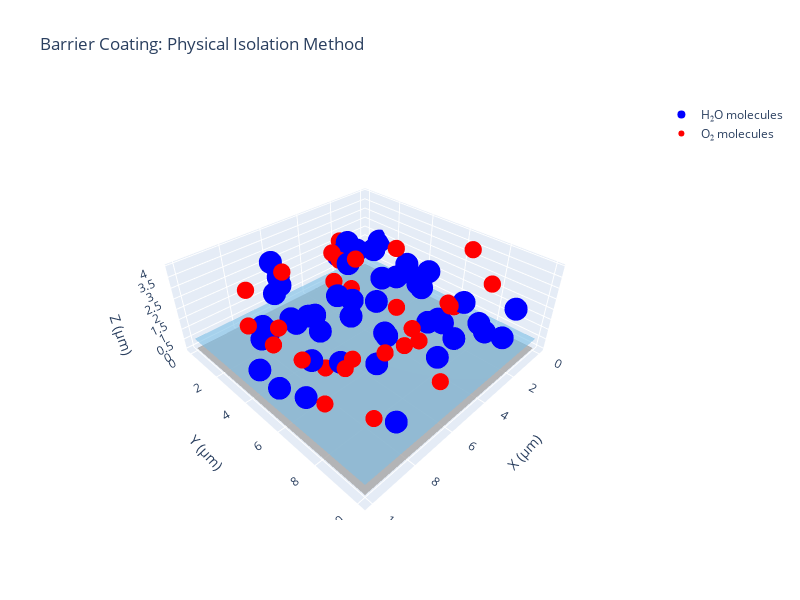
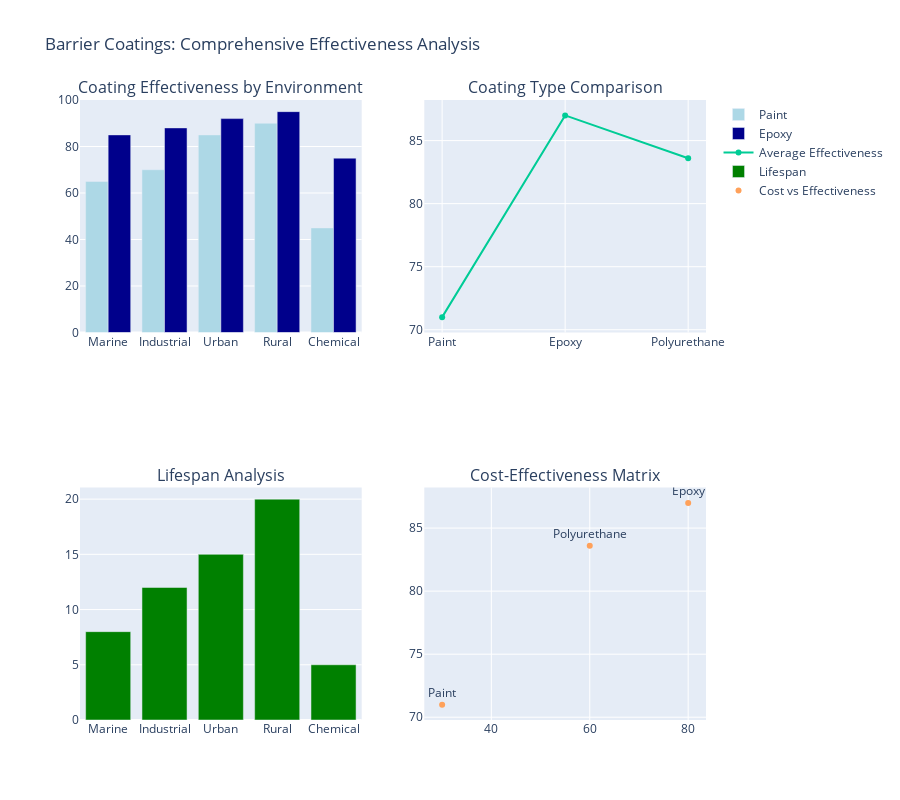

Write notebook code for charts like these, in order.
### Code cell
# Cell 1: Barrier Coatings Prevention Method
import numpy as np
import matplotlib.pyplot as plt
from mpl_toolkits.mplot3d import Axes3D
import plotly.graph_objects as go
import plotly.express as px
from plotly.subplots import make_subplots
import pandas as pd

# Barrier Coatings 3D Visualization
def create_barrier_coating_3d():
    # Create 3D scene showing metal surface with coating barrier
    fig = go.Figure()
    
    # Metal surface (steel)
    x_metal = np.linspace(0, 10, 20)
    y_metal = np.linspace(0, 10, 20)
    X_metal, Y_metal = np.meshgrid(x_metal, y_metal)
    Z_metal = np.zeros_like(X_metal)
    
    # Coating layer
    Z_coating = np.ones_like(X_metal) * 0.5
    
    # Add metal surface
    fig.add_trace(go.Surface(
        x=X_metal, y=Y_metal, z=Z_metal,
        colorscale='greys', name='Steel Surface',
        showscale=False, opacity=0.8
    ))
    
    # Add coating layer
    fig.add_trace(go.Surface(
        x=X_metal, y=Y_metal, z=Z_coating,
        colorscale='blues', name='Barrier Coating',
        showscale=False, opacity=0.6
    ))
    
    # Add water molecules (H2O)
    n_water = 50
    water_x = np.random.uniform(0, 10, n_water)
    water_y = np.random.uniform(0, 10, n_water)
    water_z = np.random.uniform(1, 3, n_water)
    
    fig.add_trace(go.Scatter3d(
        x=water_x, y=water_y, z=water_z,
        mode='markers',
        marker=dict(size=8, color='blue', symbol='circle'),
        name='H₂O molecules'
    ))
    
    # Add oxygen molecules (O2)
    n_oxygen = 30
    oxygen_x = np.random.uniform(0, 10, n_oxygen)
    oxygen_y = np.random.uniform(0, 10, n_oxygen)
    oxygen_z = np.random.uniform(1.5, 4, n_oxygen)
    
    fig.add_trace(go.Scatter3d(
        x=oxygen_x, y=oxygen_y, z=oxygen_z,
        mode='markers',
        marker=dict(size=6, color='red', symbol='circle'),
        name='O₂ molecules'
    ))
    
    fig.update_layout(
        title='Barrier Coating: Physical Isolation Method',
        scene=dict(
            xaxis_title='X (μm)',
            yaxis_title='Y (μm)',
            zaxis_title='Z (μm)',
            camera=dict(eye=dict(x=1.5, y=1.5, z=1.5))
        ),
        width=800, height=600
    )
    
    return fig

# Barrier Coating Effectiveness Data
barrier_effectiveness_data = {
    'Environment': ['Marine', 'Industrial', 'Urban', 'Rural', 'Chemical'],
    'Paint_Effectiveness': [65, 70, 85, 90, 45],  # % protection
    'Epoxy_Effectiveness': [85, 88, 92, 95, 75],
    'Polyurethane_Effectiveness': [80, 85, 90, 93, 70],
    'Lifespan_Years': [8, 12, 15, 20, 5]
}

def plot_barrier_effectiveness():
    df = pd.DataFrame(barrier_effectiveness_data)
    
    fig = make_subplots(
        rows=2, cols=2,
        subplot_titles=('Coating Effectiveness by Environment', 
                       'Coating Type Comparison',
                       'Lifespan Analysis',
                       'Cost-Effectiveness Matrix'),
        specs=[[{"secondary_y": False}, {"secondary_y": False}],
               [{"secondary_y": False}, {"secondary_y": False}]]
    )
    
    # Plot 1: Environment effectiveness
    fig.add_trace(go.Bar(x=df['Environment'], y=df['Paint_Effectiveness'], 
                        name='Paint', marker_color='lightblue'), row=1, col=1)
    fig.add_trace(go.Bar(x=df['Environment'], y=df['Epoxy_Effectiveness'], 
                        name='Epoxy', marker_color='darkblue'), row=1, col=1)
    
    # Plot 2: Coating comparison
    coating_types = ['Paint', 'Epoxy', 'Polyurethane']
    avg_effectiveness = [
        np.mean(df['Paint_Effectiveness']),
        np.mean(df['Epoxy_Effectiveness']),
        np.mean(df['Polyurethane_Effectiveness'])
    ]
    fig.add_trace(go.Scatter(x=coating_types, y=avg_effectiveness, 
                            mode='lines+markers', name='Average Effectiveness'), row=1, col=2)
    
    # Plot 3: Lifespan
    fig.add_trace(go.Bar(x=df['Environment'], y=df['Lifespan_Years'], 
                        name='Lifespan', marker_color='green'), row=2, col=1)
    
    # Plot 4: Cost-effectiveness (synthetic data)
    cost_data = [30, 80, 60]  # Relative cost index
    effectiveness_data = avg_effectiveness
    fig.add_trace(go.Scatter(x=cost_data, y=effectiveness_data, 
                            mode='markers+text', text=coating_types,
                            textposition="top center", name='Cost vs Effectiveness'), row=2, col=2)
    
    fig.update_layout(height=800, title_text="Barrier Coatings: Comprehensive Effectiveness Analysis")
    return fig

# Display results
barrier_3d = create_barrier_coating_3d()
barrier_effectiveness = plot_barrier_effectiveness()

barrier_3d.show()
barrier_effectiveness.show()

### Figure 1 — Plotly figure (JSON) as saved in the notebook; plotly's stock layout.template omitted (floating-point values rounded to 4 significant figures; data arrays with more than 128 entries replaced by an {"elided": "..."} marker saying what was removed)
{"data": [{"colorscale": [[0, "rgb(255,255,255)"], [0.125, "rgb(240,240,240)"], [0.25, "rgb(217,217,217)"], [0.375, "rgb(189,189,189)"], [0.5, "rgb(150,150,150)"], [0.625, "rgb(115,115,115)"], [0.75, "rgb(82,82,82)"], [0.875, "rgb(37,37,37)"], [1, "rgb(0,0,0)"]], "name": "Steel Surface", "opacity": 0.8, "showscale": false, "type": "surface", "x": {"elided": "20x20 float values"}, "y": {"elided": "20x20 float values"}, "z": {"elided": "20x20 float values"}}, {"colorscale": [[0, "rgb(247,251,255)"], [0.125, "rgb(222,235,247)"], [0.25, "rgb(198,219,239)"], [0.375, "rgb(158,202,225)"], [0.5, "rgb(107,174,214)"], [0.625, "rgb(66,146,198)"], [0.75, "rgb(33,113,181)"], [0.875, "rgb(8,81,156)"], [1, "rgb(8,48,107)"]], "name": "Barrier Coating", "opacity": 0.6, "showscale": false, "type": "surface", "x": {"elided": "20x20 float values"}, "y": {"elided": "20x20 float values"}, "z": {"elided": "20x20 float values"}}, {"marker": {"color": "blue", "size": 8, "symbol": "circle"}, "mode": "markers", "name": "H₂O molecules", "type": "scatter3d", "x": [0.02339, 4.719, 1.603, 9.043, 4.582, 2.427, 2.92, 9.695, 7.244, 8.255, 9.773, 7.751, 2.051, 5.273, 1.381, 5.51, 4.618, 1.318, 1.936, 2.703, 5.555, 2.163, 1.382, 6.749, 6.014, 8.38, 8.295, 7.57, 2.46, 1.879, 6.741, 1.792, 5.865, 3.786, 1.058, 1.153, 1.101, 9.278, 5.064, 3.628, 1.127, 5.436, 8.079, 6.005, 6.155, 8.729, 1.958, 5.699, 8.373, 2.544], "y": [1.005, 5.812, 4.891, 3.666, 8.437, 0.5689, 6.577, 4.317, 2.088, 4.81, 5.584, 5.498, 8.742, 4.535, 4.013, 4.701, 5.234, 3.368, 0.7075, 9.851, 3.978, 1.597, 4.938, 2.322, 0.166, 3.175, 9.657, 8.095, 8.667, 7.524, 3.514, 2.336, 0.4154, 2.738, 4.455, 9.429, 0.2278, 6.394, 9.291, 7.564, 5.076, 6.579, 6.885, 0.6842, 3.199, 3.325, 3.037, 9.144, 5.685, 1.225], "z": [1.749, 1.115, 1.843, 2.023, 2.924, 1.7, 1.11, 1.334, 2.446, 2.929, 1.348, 2.681, 1.304, 2.355, 2.189, 1.777, 2.321, 1.22, 2.267, 1.995, 2.439, 2.28, 1.357, 1.07, 2.606, 1.746, 1.675, 2.655, 1.903, 2.053, 1.811, 2.444, 1.897, 2.682, 1.217, 2.309, 1.31, 1.125, 2.974, 2.15, 2.149, 1.782, 2.29, 1.656, 1.401, 2.26, 1.286, 2.436, 1.809, 1.736]}, {"marker": {"color": "red", "size": 6, "symbol": "circle"}, "mode": "markers", "name": "O₂ molecules", "type": "scatter3d", "x": [5.936, 4.654, 4.745, 8.158, 7.685, 9.386, 2.917, 5.189, 4.676, 3.945, 3.699, 6.746, 1.957, 3.867, 8.889, 1.981, 9.283, 8.734, 2.711, 1.971, 4.494, 0.1799, 8.099, 9.032, 9.079, 3.272, 9.87, 6.449, 0.9641, 9.43], "y": [7.876, 8.721, 7.226, 7.576, 8.555, 4.956, 0.6931, 7.931, 2.789, 3.084, 5.512, 2.04, 0.1742, 3.288, 9.264, 7.146, 6.384, 2.506, 4.512, 0.6194, 8.521, 7.718, 6.097, 8.18, 4.921, 1.599, 4.335, 9.877, 7.055, 7.595], "z": [2.348, 3.834, 2.11, 2.896, 3.46, 2.686, 2.072, 2.169, 2.196, 1.637, 1.717, 3.22, 2.157, 3.158, 1.983, 1.703, 2.818, 3.484, 3.688, 2.267, 3.773, 2.259, 1.547, 3.423, 3.222, 2.184, 3.423, 2.3, 3.935, 1.794]}], "layout": {"height": 600, "scene": {"camera": {"eye": {"x": 1.5, "y": 1.5, "z": 1.5}}, "xaxis": {"title": {"text": "X (μm)"}}, "yaxis": {"title": {"text": "Y (μm)"}}, "zaxis": {"title": {"text": "Z (μm)"}}}, "title": {"text": "Barrier Coating: Physical Isolation Method"}, "width": 800}}

### Figure 2 — Plotly figure (JSON) as saved in the notebook; plotly's stock layout.template omitted (floating-point values rounded to 4 significant figures)
{"data": [{"marker": {"color": "lightblue"}, "name": "Paint", "type": "bar", "x": ["Marine", "Industrial", "Urban", "Rural", "Chemical"], "xaxis": "x", "y": [65, 70, 85, 90, 45], "yaxis": "y"}, {"marker": {"color": "darkblue"}, "name": "Epoxy", "type": "bar", "x": ["Marine", "Industrial", "Urban", "Rural", "Chemical"], "xaxis": "x", "y": [85, 88, 92, 95, 75], "yaxis": "y"}, {"mode": "lines+markers", "name": "Average Effectiveness", "type": "scatter", "x": ["Paint", "Epoxy", "Polyurethane"], "xaxis": "x2", "y": [71, 87, 83.6], "yaxis": "y2"}, {"marker": {"color": "green"}, "name": "Lifespan", "type": "bar", "x": ["Marine", "Industrial", "Urban", "Rural", "Chemical"], "xaxis": "x3", "y": [8, 12, 15, 20, 5], "yaxis": "y3"}, {"mode": "markers+text", "name": "Cost vs Effectiveness", "text": ["Paint", "Epoxy", "Polyurethane"], "textposition": "top center", "type": "scatter", "x": [30, 80, 60], "xaxis": "x4", "y": [71, 87, 83.6], "yaxis": "y4"}], "layout": {"annotations": [{"font": {"size": 16}, "showarrow": false, "text": "Coating Effectiveness by Environment", "x": 0.225, "xanchor": "center", "xref": "paper", "y": 1, "yanchor": "bottom", "yref": "paper"}, {"font": {"size": 16}, "showarrow": false, "text": "Coating Type Comparison", "x": 0.775, "xanchor": "center", "xref": "paper", "y": 1, "yanchor": "bottom", "yref": "paper"}, {"font": {"size": 16}, "showarrow": false, "text": "Lifespan Analysis", "x": 0.225, "xanchor": "center", "xref": "paper", "y": 0.375, "yanchor": "bottom", "yref": "paper"}, {"font": {"size": 16}, "showarrow": false, "text": "Cost-Effectiveness Matrix", "x": 0.775, "xanchor": "center", "xref": "paper", "y": 0.375, "yanchor": "bottom", "yref": "paper"}], "height": 800, "title": {"text": "Barrier Coatings: Comprehensive Effectiveness Analysis"}, "xaxis": {"anchor": "y", "domain": [0, 0.45]}, "xaxis2": {"anchor": "y2", "domain": [0.55, 1]}, "xaxis3": {"anchor": "y3", "domain": [0, 0.45]}, "xaxis4": {"anchor": "y4", "domain": [0.55, 1]}, "yaxis": {"anchor": "x", "domain": [0.625, 1]}, "yaxis2": {"anchor": "x2", "domain": [0.625, 1]}, "yaxis3": {"anchor": "x3", "domain": [0, 0.375]}, "yaxis4": {"anchor": "x4", "domain": [0, 0.375]}}}
